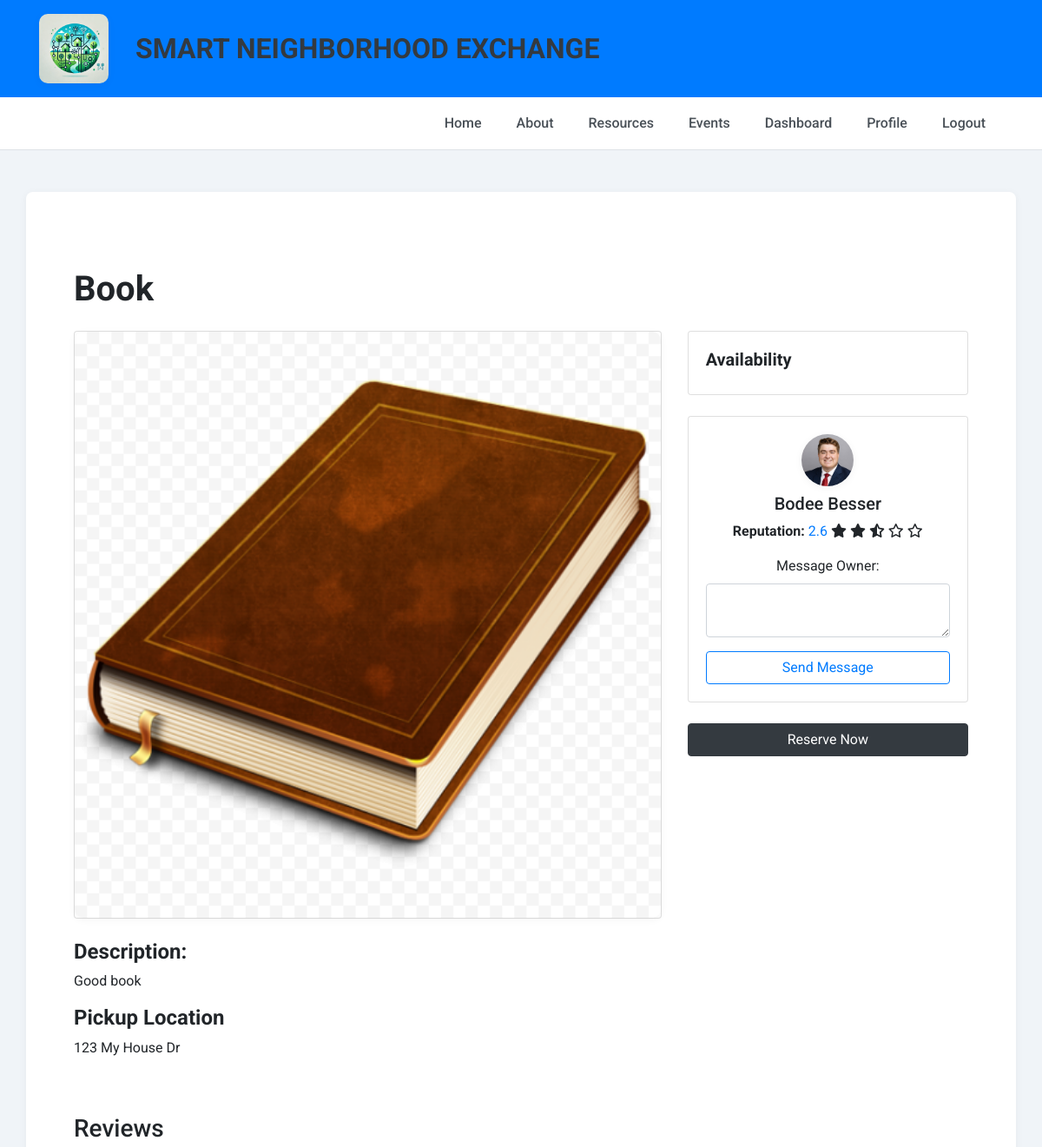
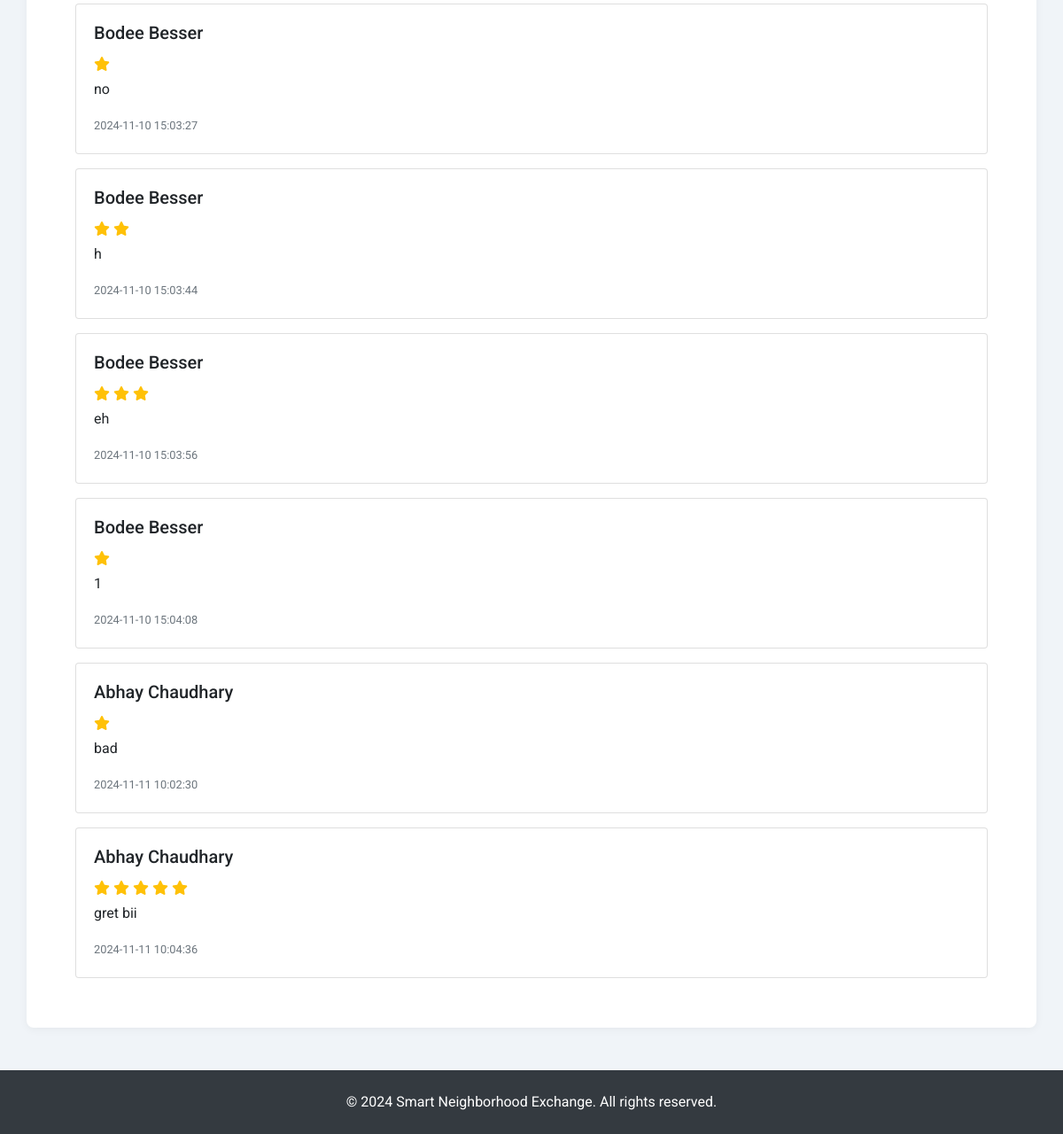
/resource/1 (signed in), run on the app's committed database (2 pictures, top to bottom).
### tables this page shows
CREATE TABLE Resources (
            resource_id INTEGER PRIMARY KEY AUTOINCREMENT,
            user_id INTEGER,
            title TEXT NOT NULL,
            description TEXT,
            images TEXT,
            category TEXT,
            availability TEXT,
            date_posted TEXT, 
            pickup_location TEXT,   
            FOREIGN KEY (user_id) REFERENCES Users(user_id)
        );

CREATE TABLE Users (
            user_id INTEGER PRIMARY KEY AUTOINCREMENT,
            name TEXT NOT NULL,
            email TEXT NOT NULL UNIQUE,
            password TEXT NOT NULL,
            profile_image TEXT,
            location TEXT
        );

CREATE TABLE Reviews (
            review_id INTEGER PRIMARY KEY AUTOINCREMENT,
            user_id INTEGER,
            reviewer_id INTEGER,
            rating INTEGER,
            comment TEXT,
            timestamp TEXT, resource_id INTEGER,
            FOREIGN KEY (user_id) REFERENCES Users(user_id),
            FOREIGN KEY (reviewer_id) REFERENCES Users(user_id)
        );

### app.py (the view, shortened to what this page needs)
@app.route('/resource/<int:resource_id>', methods=['GET', 'POST'])
def resource_details(resource_id):
    if 'user_id' not in session:
        return redirect(url_for('login'))
    user_id = session['user_id']
    with sqlite3.connect('projects.db') as conn:
        conn.row_factory = sqlite3.Row
        c = conn.cursor()
        c.execute('SELECT * FROM Resources WHERE resource_id = ?', (resource_id,))
        resource = c.fetchone()
        c.execute('SELECT user_id, name, profile_image FROM Users WHERE user_id = ?', (resource['user_id'],))
        owner = c.fetchone()
        owner_user_id = owner['user_id'] if owner else None  # Save owner user_id for messaging
        c.execute('''SELECT Reviews.comment, Reviews.rating, Reviews.timestamp, Users.name AS reviewer_name
                     FROM Reviews
                     JOIN Users ON Reviews.reviewer_id = Users.user_id
                     WHERE Reviews.resource_id = ?''', (resource_id,))
        reviews = c.fetchall()
        c.execute('SELECT rating FROM Reviews WHERE user_id = ?', (owner_user_id,))
        owner_ratings = [int(row['rating']) for row in c.fetchall()]
        average_rating = round(sum(owner_ratings) / len(owner_ratings), 1) if owner_ratings else 0
        c.execute('SELECT start_date, end_date FROM Bookings WHERE resource_id = ?', (resource_id,))
        bookings = c.fetchall()
    unavailable_dates = []
    return render_template(
        'resource_details.html', resource=resource, owner=owner, owner_user_id=owner_user_id, reviews=reviews, unavailable_dates=unavailable_dates, average_rating=average_rating
    )

### templates/resource_details.html (shortened to what this page needs)
{% extends "base.html" %}
{% block content %}
<div class="container mt-5">
    <h1 class="mb-4"><strong>{{ resource['title'] }}</strong></h1>
    <div class="row">
        <div class="col-md-8">
            <div class="card mb-4">
                {% if resource['images'] %}
                    <img src="{{ url_for('static', filename='uploads/' ~ resource['images']) }}" class="card-img-top" alt="Main Image">
                {% else %}
                    <div class="card-body text-center" style="height: 300px; background-color: #e9ecef;">
                        <span>Main Image</span>
                    </div>
                {% endif %}
            </div>
            <h4><strong>Description:</strong></h4>
            <p>{{ resource['description'] }}</p>
            <h4><strong>Pickup Location</strong></h4>
            <p>{{ resource['pickup_location'] }}</p>
        </div>
        <div class="col-md-4">
            <div class="card mb-4">
                <div class="card-body">
                    <h5 class="font-weight-bold">Availability</h5>
                </div>
            </div>
            <div class="card mb-4">
                <div class="card-body text-center">
                    {% if owner['profile_image'] %}
                        <img src="{{ url_for('static', filename='uploads/' ~ owner['profile_image']) }}" class="rounded-circle mb-2" alt="Owner" width="60">
                    {% endif %}
                    <h5>{{ owner['name'] }}</h5>
                    <p><strong>Reputation:</strong> <span class="text-primary">{{ average_rating }} </span>
                        {% for i in range(1, 6) %}
                            {% if i <= average_rating %}
                                <i class="fas fa-star"></i>
                            {% elif (i - 1) < average_rating < i %}
                                <i class="fas fa-star-half-alt"></i>
                            {% else %}
                                <i class="far fa-star"></i>
                            {% endif %}
                        {% endfor %}
                    </p>
                    <form action="{{ url_for('send_message') }}" method="POST">
                        <div class="form-group">
                            <label for="messageContent">Message Owner:</label>
                            <textarea class="form-control" id="messageContent" name="content" required></textarea>
                        </div>
                        <button type="submit" class="btn btn-outline-primary btn-block">Send Message</button>
                    </form>
                </div>
            </div>
            <button type="submit" form="bookingForm" class="btn btn-dark btn-block">Reserve Now</button>
        </div>
    </div>
    <div class="mt-5">
        <h3>Reviews</h3>
        {% if reviews %}
            {% for review in reviews %}
            <div class="card mb-3">
                <div class="card-body">
                    <h5 class="card-title">{{ review['reviewer_name'] }}</h5>
                    <div class="text-warning mb-1">
                        {% for i in range(1, 6) %}
                            <i class="fas fa-star{% if i > review['rating'] %}-o{% endif %}"></i>
                        {% endfor %}
                    </div>
                    <p class="card-text">{{ review['comment'] }}</p>
                    <p class="card-text"><small class="text-muted">{{ review['timestamp'] }}</small></p>
                </div>
            </div>
            {% endfor %}
        {% else %}
            <p>No reviews yet. Be the first to leave a review!</p>
        {% endif %}
    </div>
</div>
{% endblock %}

### static/styles.css (style rules this page uses)
body { font-family: 'Roboto', sans-serif !important; background-color: #f0f4f8 !important; }
img { border-radius: 10px !important; box-shadow: 0 2px 10px rgba(0, 0, 0, 0.05) !important; }

### data on the page
Resources: title "Book", images (picture), description "Good book", pickup_location "123 My House Dr"
Users: profile_image (picture), name "Bodee Besser"
Reviews: reviewer_name "Bodee Besser", rating 1 (drawn), comment "no", timestamp "2024-11-10 15:03:27"
Reviews: reviewer_name "Bodee Besser", rating 2 (drawn), comment "h", timestamp "2024-11-10 15:03:44"
Reviews: reviewer_name "Bodee Besser", rating 3 (drawn), comment "eh", timestamp "2024-11-10 15:03:56"
Reviews: reviewer_name "Bodee Besser", rating 1 (drawn), comment "1", timestamp "2024-11-10 15:04:08"
Reviews: reviewer_name "Abhay Chaudhary", rating 1 (drawn), comment "bad", timestamp "2024-11-11 10:02:30"
Reviews: reviewer_name "Abhay Chaudhary", rating 5 (drawn), comment "gret bii", timestamp "2024-11-11 10:04:36"

### other printed values
{{ average_rating }} "2.6"
